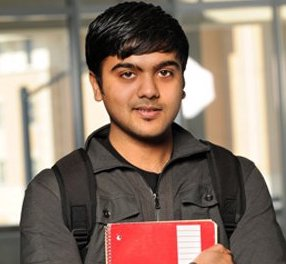
#> input picture day5/sample.jpg, 286 x 264 px
$ python micro_project_completed.py
#> lines starting #> are read from the running program, lines starting #| are printed output that depends on the picture
from PIL import Image               # import the image package

im = Image.open('sample.jpg')       # load image
#> im is the input picture: PIL image 286x264 RGB; mean R, G, B 142.8, 122.2, 108.9
print(im.format, im.size)           # print the format size
#| JPEG (286, 264)
im = im.convert("L").rotate(90)     # turn to grayscale and rotate
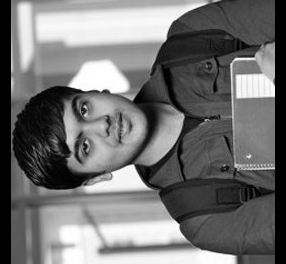
#> im: PIL image 286x264 L; min 0, max 255, mean 114
im.show()                           # open in windows
im.save('updated.jpg', quality=50)  # save it to computer
